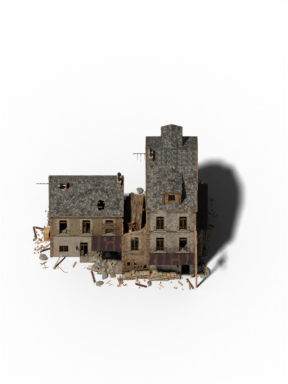
#> input picture asset/environment/hex_tiles_v8/kbldg_002000_resid_e_d1_rot180.png, 288 x 384 px
$ python grade.py --in-dir ../../asset/environment/hex_tiles_v8 --out-dir out
#> lines starting #> are read from the running program, lines starting #| are printed output that depends on the picture; after the words box and inside, x2 and y2 are one past the last pixel; in counts of white or black regions, pixels touching at a corner belong together
import argparse
import json
import sys
from pathlib import Path

try:
    import numpy as np
except ImportError:
    print("numpy required")
    sys.exit(1)

from PIL import Image


DEFAULT_CONFIG = {
    "knee_start": 0.85,
    "knee_compress": 0.55,
    "gamma": 1.08,
    "sat_scale": 0.90,
    "warm_hue": {
        "h_min_deg": 0,
        "h_max_deg": 40,
        "scale": 1.05,
    },
    "white_balance_amber": 0.03,
}


def rgb_to_hsv(rgb):
    r = rgb[:, 0]
    g = rgb[:, 1]
    b = rgb[:, 2]

    maximum = np.maximum(np.maximum(r, g), b)
    minimum = np.minimum(np.minimum(r, g), b)
    delta = maximum - minimum

    hue = np.zeros_like(maximum)
    nonzero = delta > 0.0

    red_max = nonzero & (maximum == r)
    green_max = nonzero & (maximum == g)
    blue_max = nonzero & (maximum == b)

    hue[red_max] = np.mod(
        (g[red_max] - b[red_max]) / delta[red_max],
        6.0,
    )
    hue[green_max] = (
        (b[green_max] - r[green_max]) / delta[green_max]
    ) + 2.0
    hue[blue_max] = (
        (r[blue_max] - g[blue_max]) / delta[blue_max]
    ) + 4.0
    hue /= 6.0

    saturation = np.zeros_like(maximum)
    value_nonzero = maximum > 0.0
    saturation[value_nonzero] = (
        delta[value_nonzero] / maximum[value_nonzero]
    )

    return np.stack((hue, saturation, maximum), axis=1)


def hsv_to_rgb(hsv):
    hue = np.mod(hsv[:, 0], 1.0)
    saturation = hsv[:, 1]
    value = hsv[:, 2]

    chroma = value * saturation
    hue_sector = hue * 6.0
    x_value = chroma * (1.0 - np.abs(np.mod(hue_sector, 2.0) - 1.0))
    match = value - chroma

    red = np.zeros_like(value)
    green = np.zeros_like(value)
    blue = np.zeros_like(value)

    masks = (
        (hue_sector < 1.0),
        (hue_sector >= 1.0) & (hue_sector < 2.0),
        (hue_sector >= 2.0) & (hue_sector < 3.0),
        (hue_sector >= 3.0) & (hue_sector < 4.0),
        (hue_sector >= 4.0) & (hue_sector < 5.0),
        (hue_sector >= 5.0),
    )

    red[masks[0]], green[masks[0]] = chroma[masks[0]], x_value[masks[0]]
    red[masks[1]], green[masks[1]] = x_value[masks[1]], chroma[masks[1]]
    green[masks[2]], blue[masks[2]] = chroma[masks[2]], x_value[masks[2]]
    green[masks[3]], blue[masks[3]] = x_value[masks[3]], chroma[masks[3]]
    red[masks[4]], blue[masks[4]] = x_value[masks[4]], chroma[masks[4]]
    red[masks[5]], blue[masks[5]] = chroma[masks[5]], x_value[masks[5]]

    return np.stack((red + match, green + match, blue + match), axis=1)


def load_config(path):
    config = {
        key: value.copy() if isinstance(value, dict) else value
        for key, value in DEFAULT_CONFIG.items()
    }
    if path is None:
        path = Path(__file__).with_name("grade_config.json")

    with open(path, "r", encoding="utf-8") as handle:
#> (reads scripts/kb3d_forge/grade_config.json from the repository)
        loaded = json.load(handle)

    for key, value in loaded.items():
        if key == "warm_hue" and isinstance(value, dict):
            config["warm_hue"].update(value)
        else:
            config[key] = value
    return config


def grade_rgb(rgb, config):
    hsv = rgb_to_hsv(rgb)

    knee_start = float(config["knee_start"])
    knee_compress = float(config["knee_compress"])
    gamma = float(config["gamma"])
    sat_scale = float(config["sat_scale"])
    warm = config["warm_hue"]
    wb = float(config["white_balance_amber"])

    value = hsv[:, 2]
    over_knee = value > knee_start
    value[over_knee] = (
        knee_start + (value[over_knee] - knee_start) * knee_compress
    )
    hsv[:, 2] = value ** gamma

    hsv[:, 1] *= sat_scale
    hue_degrees = hsv[:, 0] * 360.0
    warm_mask = (
        (hue_degrees >= float(warm["h_min_deg"]))
        & (hue_degrees <= float(warm["h_max_deg"]))
    )
    hsv[warm_mask, 1] *= float(warm["scale"])

    graded = hsv_to_rgb(hsv)
    graded[:, 0] *= 1.0 + wb
    graded[:, 2] *= 1.0 - wb
    return np.clip(graded, 0.0, 1.0)


def percentile_text(values):
    if values.size == 0:
        return "nan/nan/nan"
    p10, p50, p90 = np.percentile(values, (10, 50, 90))
    return "%.3f/%.3f/%.3f" % (p10, p50, p90)


def process_file(input_path, output_path, config):
    with Image.open(input_path) as image:
#> image is the input picture: PIL image 288x384 RGBA; mean R, G, B, A 16.6, 14.6, 12.3, 49.5
        rgba = np.asarray(image.convert("RGBA"), dtype=np.uint8).copy()

    alpha = rgba[:, :, 3]
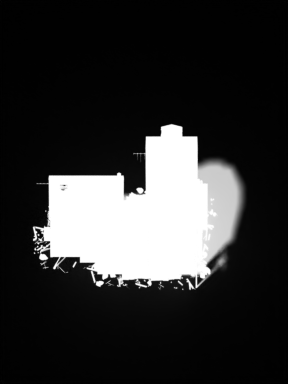
#> alpha: shape (384, 288); min 0, max 255, mean 49.5
    selected = alpha > 0
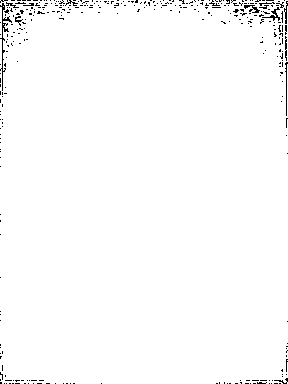
#> selected: shape (384, 288) bool; 98.5% white; black in thin lines or dots
    rgb = rgba[:, :, :3].astype(np.float32) / 255.0
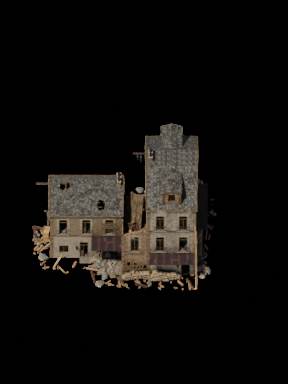
#> rgb: shape (384, 288, 3) float32; mean R, G, B 0.065, 0.0571, 0.0482

    input_hsv = rgb_to_hsv(rgb[selected])
    output_rgb = rgb.copy()

    if np.any(selected):
        output_rgb[selected] = grade_rgb(rgb[selected], config)

    output_hsv = rgb_to_hsv(output_rgb[selected])
    rgba[:, :, :3] = np.rint(output_rgb * 255.0).astype(np.uint8)
#> rgba: shape (384, 288, 4); 17.64% of pixels changed, all inside (x1, y1, x2, y2) = (32, 123, 218, 291)

    Image.fromarray(rgba, mode="RGBA").save(output_path)
    return input_hsv, output_hsv


def parse_args():
    parser = argparse.ArgumentParser()
    parser.add_argument("--in-dir", required=True)
    parser.add_argument("--out-dir", required=True)
    parser.add_argument("--config")
    parser.add_argument("--report", action="store_true")
    return parser.parse_args()


def main():
    args = parse_args()
    input_dir = Path(args.in_dir).resolve()
    output_dir = Path(args.out_dir).resolve()

    if input_dir == output_dir:
        print("ERROR input and output directories must differ")
        sys.exit(1)

    config = load_config(args.config)
    output_dir.mkdir(parents=True, exist_ok=True)

    input_s = []
    input_v = []
    output_s = []
    output_v = []
    files = sorted(input_dir.glob("*.png"))

    for input_path in files:
        in_hsv, out_hsv = process_file(
            input_path,
            output_dir / input_path.name,
            config,
        )
        input_s.append(in_hsv[:, 1])
        input_v.append(in_hsv[:, 2])
        output_s.append(out_hsv[:, 1])
        output_v.append(out_hsv[:, 2])
#> pass 2 of the loop in main, `for input_path in files:`:
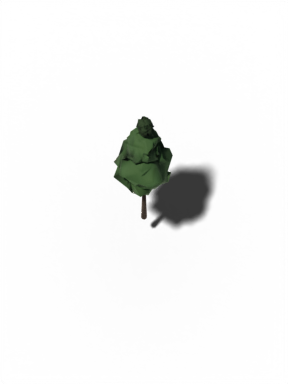
#> input picture asset/environment/hex_tiles_v8/tree_picea_v0_rot60.png, 288 x 384 px
#> in process_file, image is the input picture: PIL image 288x384 RGBA; mean R, G, B, A 1.7, 2.2, 1.5, 13.1
#> in process_file (call 2), `selected = alpha > 0`:
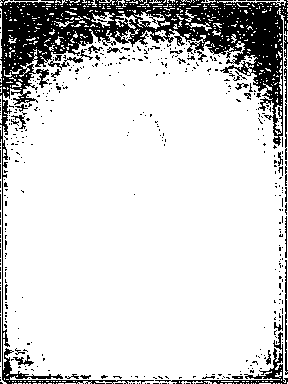
#> selected: shape (384, 288) bool; 83% white; 431 black regions (396 under 20 px), largest, box (x1, y1, x2, y2) and area: (0, 0, 288, 384) 15001, (155, 332, 288, 384) 730, (284, 35, 288, 160) 240
#> in process_file (call 2), `rgb = rgba[:, :, :3].astype(np.float32) / 255.0`:
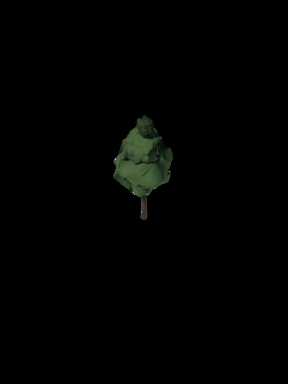
#> rgb: shape (384, 288, 3) float32; mean R, G, B 0.00662, 0.00879, 0.00572
#> output_rgb: shape (384, 288, 3) float32; 9.91% of pixels changed, all inside (x1, y1, x2, y2) = (0, 0, 288, 384)
#> rgba: shape (384, 288, 4); 3.09% of pixels changed, all inside (x1, y1, x2, y2) = (113, 115, 174, 220)

    if args.report:
        in_s_values = (
            np.concatenate(input_s) if input_s else np.array([], dtype=np.float32)
        )
        in_v_values = (
            np.concatenate(input_v) if input_v else np.array([], dtype=np.float32)
        )
        out_s_values = (
            np.concatenate(output_s) if output_s else np.array([], dtype=np.float32)
        )
        out_v_values = (
            np.concatenate(output_v) if output_v else np.array([], dtype=np.float32)
        )
        print(
            "REPORT in  s p10/50/90 = %s v p10/50/90 = %s"
            % (percentile_text(in_s_values), percentile_text(in_v_values))
        )
        print(
            "REPORT out s p10/50/90 = %s v p10/50/90 = %s"
            % (percentile_text(out_s_values), percentile_text(out_v_values))
        )

    print("GRADE OK files=%d" % len(files))


if __name__ == "__main__":
    main()
